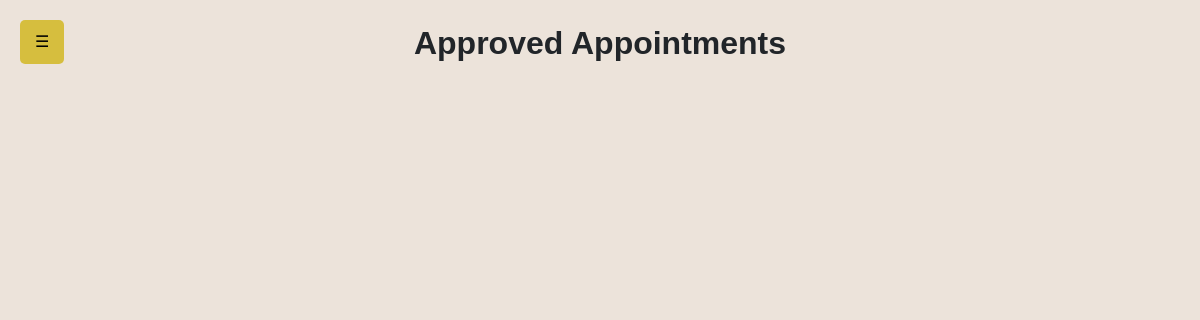
Page /admin/admin-appointment.php (signed in) on the earlier database version.
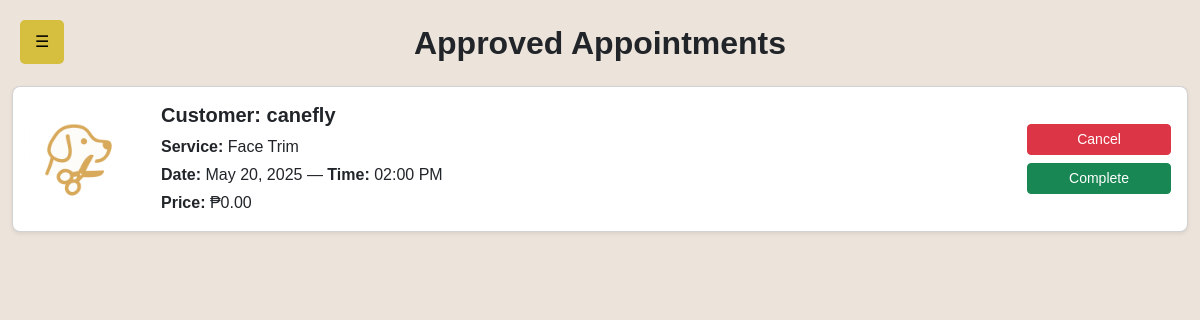
Same page on the later database version.
### tables this page shows
CREATE TABLE `bookings` (
  `id` int(11) NOT NULL,
  `service_name` varchar(255) NOT NULL,
  `service_price` decimal(10,2) NOT NULL,
  `name` varchar(255) NOT NULL,
  `email` varchar(255) NOT NULL,
  `booking_time` varchar(20) NOT NULL,
  `created_at` timestamp NOT NULL DEFAULT current_timestamp(),
  `date` date DEFAULT NULL,
  `status` enum('pending','completed','canceled','approved') DEFAULT 'pending',
  `payment_method` varchar(50) DEFAULT NULL,
  `payment_number` varchar(20) DEFAULT NULL,
  `balance` decimal(10,2) NOT NULL DEFAULT 0.00
);

CREATE TABLE `services` (
  `id` int(11) NOT NULL,
  `service_name` varchar(255) NOT NULL,
  `service_description` text NOT NULL,
  `service_price` decimal(10,2) DEFAULT NULL,
  `service_image` varchar(255) NOT NULL,
  `created_at` timestamp NOT NULL DEFAULT current_timestamp(),
  `service_type` varchar(255) NOT NULL,
  `mode` enum('package','individual') NOT NULL DEFAULT 'individual'
);

### admin/admin-appointment.php (the view, shortened to what this page needs)
<?php
include_once 'admin-navigation.php';
include_once '../db.php';
$query  = "
    SELECT b.*, s.service_image
    FROM bookings b
    JOIN services s ON b.service_name = s.service_name
    WHERE b.status = 'approved'
    ORDER BY b.date DESC
";
$result = mysqli_query($conn, $query);
?>
<!DOCTYPE html>
<html lang="en">
<head>
  <link
    href="https://cdn.jsdelivr.net/npm/bootstrap@5.3.0/dist/css/bootstrap.min.css"
    rel="stylesheet"
  >
</head>
<body>
  <div class="container-fluid py-4">
    <h2 class="text-center mb-4">Approved Appointments</h2>
    <div class="row g-3">
      <?php while ($row = mysqli_fetch_assoc($result)): ?>
        <?php
          $imagePath = '../' . ltrim($row['service_image'], '/');
          $hasImage  = !empty($row['service_image']);
        ?>
        <div class="col-12">
          <div class="card shadow-sm">
            <div class="row g-0 align-items-center">
              <?php if ($hasImage): ?>
                <div class="col-auto p-3">
                  <img
                    src="<?php echo htmlspecialchars($imagePath); ?>"
                    alt="Service Image"
                    class="service-img"
                  >
                </div>
              <?php endif; ?>
              <div class="col p-3">
                <h5 class="card-title mb-2">Customer: <?php echo htmlspecialchars($row['name']); ?></h5>
                <p class="mb-1">
                  <strong>Service:</strong> <?php echo htmlspecialchars($row['service_name']); ?>
                </p>
                <p class="mb-1">
                  <strong>Date:</strong>
                  <?php echo date("F j, Y", strtotime($row['date'])); ?>
                  &mdash;
                  <strong>Time:</strong>
                  <?php echo date("h:i A", strtotime($row['booking_time'])); ?>
                </p>
                <p class="mb-0">
                  <strong>Price:</strong> ₱<?php echo number_format($row['service_price'], 2); ?>
                </p>
              </div>
              <div class="col-auto p-3 text-center">
                <form method="POST">
                  <button
                    type="submit"
                    name="status"
                    value="canceled"
                    class="btn btn-danger btn-sm w-100 mb-2"
                  >
                    Cancel
                  </button>
                  <button
                    type="submit"
                    name="status"
                    value="completed"
                    class="btn btn-success btn-sm w-100"
                  >
                    Complete
                  </button>
                </form>
              </div>
            </div>
          </div>
        </div>
      <?php endwhile; ?>
    </div>
  </div>
</body>
</html>

Differences in the rows shown:
added bookings: services.service_image (picture), name "canefly", service_name "Face Trim", date "May 20, 2025", booking_time "02:00 PM", service_price "0.00"
